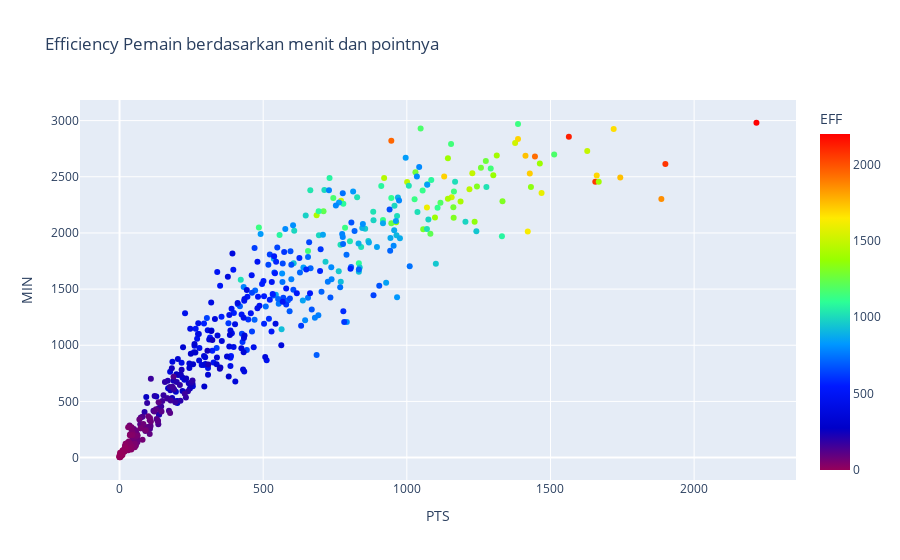

This figure's notebook cell:
### Markdown cell above
`Berdasarkan Heatmap terdapat banyak fitur yang memiliki nilai korelasi positif yang tinggi dan adapula yang memiliki korelasi negatif yang lumayan tinggi, berikut beberapa contoh diantaranya :`

**Korelasi Positif**
- Jika FGA (Field Goal Attempt) meningkat, maka kemungkinan FGM(Field Goal Made) akan meningkat pula
- Jika FGM (Field Goal Made) meningkat, maka PTS (Points) juga akan lebih banyak
- Jika EFF (Efficiency ) meningkat, maka kemungkinan mencetak PTS (Points) akan meningkat juga


**Korelasi Negatif**
- Jika 3P% (3 Point Percentage) Jelek, maka kemungkinan untuk OREB (Offensive Rebound) akan lebih banyak
- Jika 3PM (3 Point Made) Sedikit, maka kemungkinan untuk OREB (Offensive Rebound) akan lebih banyak
- Jika TOV (Turnovers) meningkat maka persentase dari STL/TOV (Steal / Turnover) akan menurun

### Code cell
temp = df.groupby(['PTS','MIN']).mean().reset_index().sort_values(by='EFF',ascending=False)
px.scatter(data_frame = temp, x = 'PTS', y = 'MIN', color = 'EFF', title = 'Efficiency Pemain berdasarkan menit dan pointnya', color_continuous_scale=px.colors.sequential.Rainbow)

### Figure 1 — Plotly figure (JSON) as saved in the notebook; plotly's stock layout.template omitted (floating-point values rounded to 4 significant figures; data arrays with more than 128 entries replaced by an {"elided": "..."} marker saying what was removed)
{"data": [{"hovertemplate": "PTS=%{x}<br>MIN=%{y}<br>EFF=%{marker.color}<extra></extra>", "legendgroup": "", "marker": {"color": {"elided": "490 int values"}, "coloraxis": "coloraxis", "symbol": "circle"}, "mode": "markers", "name": "", "orientation": "v", "showlegend": false, "type": "scatter", "x": {"elided": "490 int values"}, "xaxis": "x", "y": {"elided": "490 int values"}, "yaxis": "y"}], "layout": {"coloraxis": {"colorbar": {"title": {"text": "EFF"}}, "colorscale": [[0, "rgb(150,0,90)"], [0.125, "rgb(0,0,200)"], [0.25, "rgb(0,25,255)"], [0.375, "rgb(0,152,255)"], [0.5, "rgb(44,255,150)"], [0.625, "rgb(151,255,0)"], [0.75, "rgb(255,234,0)"], [0.875, "rgb(255,111,0)"], [1, "rgb(255,0,0)"]]}, "legend": {"tracegroupgap": 0}, "title": {"text": "Efficiency Pemain berdasarkan menit dan pointnya"}, "xaxis": {"anchor": "y", "domain": [0, 1], "title": {"text": "PTS"}}, "yaxis": {"anchor": "x", "domain": [0, 1], "title": {"text": "MIN"}}}}
